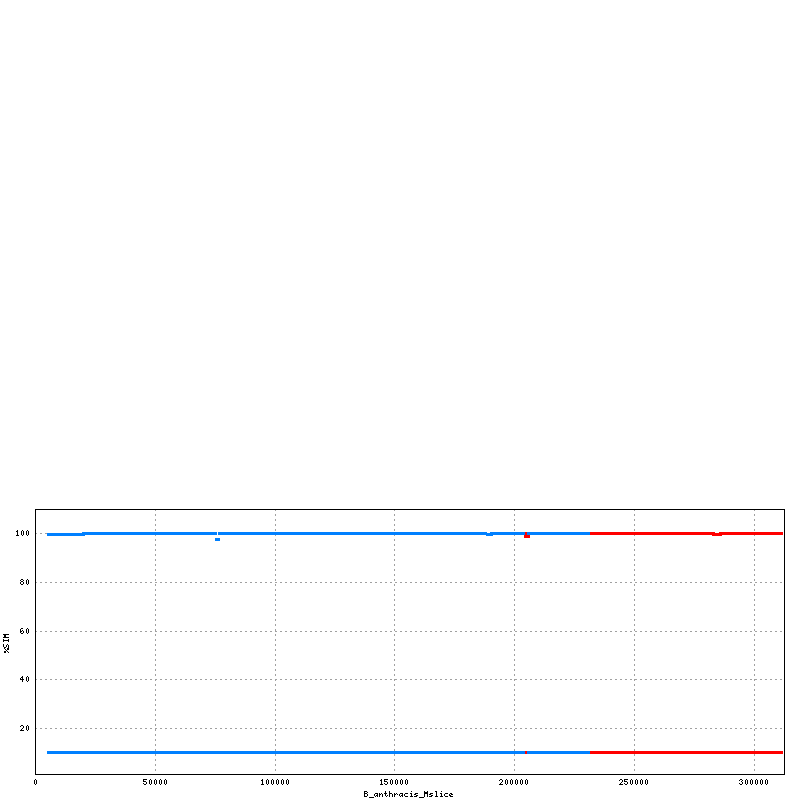

Generate this figure with gnuplot:
set terminal png tiny size 800,800
set output "nucmerTile.png"
set size 1,.375
set grid
unset key
set border 15
set tics scale 0
set xlabel "B_anthracis_Mslice"
set ylabel "%SIM"
set format "%.0f"
set mouse format "%.0f"
set mouse mouseformat "[%.0f, %.0f]"
set mouse clipboardformat "[%.0f, %.0f]"
set xrange [1:312600]
set yrange [1:110]
set style line 1  lt 1 lw 3
set style line 2  lt 3 lw 3
set style line 3  lt 2 lw 3 pt 6 ps 1
plot \
 "nucmerTile.fplot" title "FWD" w l ls 1, \
 "nucmerTile.rplot" title "REV" w l ls 2
